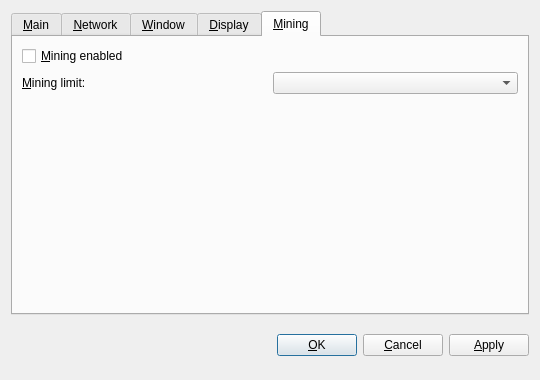
<?xml version="1.0" encoding="UTF-8"?>
<ui version="4.0">
 <class>OptionsDialog</class>
 <widget class="QDialog" name="OptionsDialog">
  <property name="geometry">
   <rect>
    <x>0</x>
    <y>0</y>
    <width>540</width>
    <height>380</height>
   </rect>
  </property>
  <property name="windowTitle">
   <string>Options</string>
  </property>
  <property name="modal">
   <bool>true</bool>
  </property>
  <layout class="QVBoxLayout" name="verticalLayout">
   <item>
    <widget class="QTabWidget" name="tabWidget">
     <property name="tabPosition">
      <enum>QTabWidget::North</enum>
     </property>
     <property name="currentIndex">
      <number>4</number>
     </property>
     <widget class="QWidget" name="tabMain">
      <attribute name="title">
       <string>&amp;Main</string>
      </attribute>
      <layout class="QVBoxLayout" name="verticalLayout_Main">
       <item>
        <widget class="QLabel" name="transactionFeeInfoLabel">
         <property name="text">
          <string>Optional transaction fee per kB that helps make sure your transactions are processed quickly. Most transactions are 1 kB.</string>
         </property>
         <property name="textFormat">
          <enum>Qt::PlainText</enum>
         </property>
         <property name="wordWrap">
          <bool>true</bool>
         </property>
        </widget>
       </item>
       <item>
        <layout class="QHBoxLayout" name="horizontalLayout_1_Main">
         <item>
          <widget class="QLabel" name="transactionFeeLabel">
           <property name="text">
            <string>Pay transaction &amp;fee</string>
           </property>
           <property name="textFormat">
            <enum>Qt::PlainText</enum>
           </property>
           <property name="buddy">
            <cstring>transactionFee</cstring>
           </property>
          </widget>
         </item>
         <item>
          <widget class="BitcoinAmountField" name="transactionFee"/>
         </item>
         <item>
          <spacer name="horizontalSpacer_1_Main">
           <property name="orientation">
            <enum>Qt::Horizontal</enum>
           </property>
           <property name="sizeHint" stdset="0">
            <size>
             <width>40</width>
             <height>20</height>
            </size>
           </property>
          </spacer>
         </item>
        </layout>
       </item>
       <item>
        <widget class="QCheckBox" name="bitcoinAtStartup">
         <property name="toolTip">
          <string>Automatically start Monetaryunit after logging in to the system.</string>
         </property>
         <property name="text">
          <string>&amp;Start Monetaryunit on system login</string>
         </property>
        </widget>
       </item>
       <item>
        <spacer name="verticalSpacer_Main">
         <property name="orientation">
          <enum>Qt::Vertical</enum>
         </property>
         <property name="sizeHint" stdset="0">
          <size>
           <width>20</width>
           <height>40</height>
          </size>
         </property>
        </spacer>
       </item>
       <item>
        <layout class="QHBoxLayout" name="horizontalLayout_2_Main">
         <item>
          <spacer name="horizontalSpacer_2_Main">
           <property name="orientation">
            <enum>Qt::Horizontal</enum>
           </property>
           <property name="sizeHint" stdset="0">
            <size>
             <width>40</width>
             <height>20</height>
            </size>
           </property>
          </spacer>
         </item>
         <item>
          <widget class="QPushButton" name="resetButton">
           <property name="toolTip">
            <string>Reset all client options to default.</string>
           </property>
           <property name="text">
            <string>&amp;Reset Options</string>
           </property>
           <property name="autoDefault">
            <bool>false</bool>
           </property>
          </widget>
         </item>
        </layout>
       </item>
      </layout>
     </widget>
     <widget class="QWidget" name="tabNetwork">
      <attribute name="title">
       <string>&amp;Network</string>
      </attribute>
      <layout class="QVBoxLayout" name="verticalLayout_Network">
       <item>
        <widget class="QCheckBox" name="mapPortUpnp">
         <property name="toolTip">
          <string>&lt;html&gt;&lt;head/&gt;&lt;body&gt;&lt;p&gt;Automatically open the Monetaryunit client port on the router. This only works when your router supports UPnP and it is enabled.&lt;/p&gt;&lt;/body&gt;&lt;/html&gt;</string>
         </property>
         <property name="text">
          <string>Map port using &amp;UPnP</string>
         </property>
        </widget>
       </item>
       <item>
        <widget class="QCheckBox" name="connectSocks">
         <property name="toolTip">
          <string>Connect to the Monetaryunit network through a SOCKS proxy (e.g. when connecting through Tor).</string>
         </property>
         <property name="text">
          <string>&amp;Connect through SOCKS proxy:</string>
         </property>
        </widget>
       </item>
       <item>
        <layout class="QHBoxLayout" name="horizontalLayout_Network">
         <item>
          <widget class="QLabel" name="proxyIpLabel">
           <property name="text">
            <string>Proxy &amp;IP:</string>
           </property>
           <property name="textFormat">
            <enum>Qt::PlainText</enum>
           </property>
           <property name="buddy">
            <cstring>proxyIp</cstring>
           </property>
          </widget>
         </item>
         <item>
          <widget class="QValidatedLineEdit" name="proxyIp" native="true">
           <property name="maximumSize">
            <size>
             <width>140</width>
             <height>16777215</height>
            </size>
           </property>
           <property name="toolTip">
            <string>IP address of the proxy (e.g. 127.0.0.1)</string>
           </property>
          </widget>
         </item>
         <item>
          <widget class="QLabel" name="proxyPortLabel">
           <property name="text">
            <string>&amp;Port:</string>
           </property>
           <property name="textFormat">
            <enum>Qt::PlainText</enum>
           </property>
           <property name="buddy">
            <cstring>proxyPort</cstring>
           </property>
          </widget>
         </item>
         <item>
          <widget class="QLineEdit" name="proxyPort">
           <property name="maximumSize">
            <size>
             <width>55</width>
             <height>16777215</height>
            </size>
           </property>
           <property name="toolTip">
            <string>Port of the proxy (e.g. 9050)</string>
           </property>
          </widget>
         </item>
         <item>
          <widget class="QLabel" name="socksVersionLabel">
           <property name="text">
            <string>SOCKS &amp;Version:</string>
           </property>
           <property name="textFormat">
            <enum>Qt::PlainText</enum>
           </property>
           <property name="buddy">
            <cstring>socksVersion</cstring>
           </property>
          </widget>
         </item>
         <item>
          <widget class="QValueComboBox" name="socksVersion">
           <property name="toolTip">
            <string>SOCKS version of the proxy (e.g. 5)</string>
           </property>
          </widget>
         </item>
         <item>
          <spacer name="horizontalSpacer_Network">
           <property name="orientation">
            <enum>Qt::Horizontal</enum>
           </property>
           <property name="sizeHint" stdset="0">
            <size>
             <width>40</width>
             <height>20</height>
            </size>
           </property>
          </spacer>
         </item>
        </layout>
       </item>
       <item>
        <spacer name="verticalSpacer_Network">
         <property name="orientation">
          <enum>Qt::Vertical</enum>
         </property>
         <property name="sizeHint" stdset="0">
          <size>
           <width>20</width>
           <height>40</height>
          </size>
         </property>
        </spacer>
       </item>
      </layout>
     </widget>
     <widget class="QWidget" name="tabWindow">
      <attribute name="title">
       <string>&amp;Window</string>
      </attribute>
      <layout class="QVBoxLayout" name="verticalLayout_Window">
       <item>
        <widget class="QCheckBox" name="minimizeToTray">
         <property name="toolTip">
          <string>Show only a tray icon after minimizing the window.</string>
         </property>
         <property name="text">
          <string>&amp;Minimize to the tray instead of the taskbar</string>
         </property>
        </widget>
       </item>
       <item>
        <widget class="QCheckBox" name="minimizeOnClose">
         <property name="toolTip">
          <string>Minimize instead of exit the application when the window is closed. When this option is enabled, the application will be closed only after selecting Quit in the menu.</string>
         </property>
         <property name="text">
          <string>M&amp;inimize on close</string>
         </property>
        </widget>
       </item>
       <item>
        <spacer name="verticalSpacer_Window">
         <property name="orientation">
          <enum>Qt::Vertical</enum>
         </property>
         <property name="sizeHint" stdset="0">
          <size>
           <width>20</width>
           <height>40</height>
          </size>
         </property>
        </spacer>
       </item>
      </layout>
     </widget>
     <widget class="QWidget" name="tabDisplay">
      <attribute name="title">
       <string>&amp;Display</string>
      </attribute>
      <layout class="QVBoxLayout" name="verticalLayout_Display">
       <item>
        <layout class="QHBoxLayout" name="horizontalLayout_1_Display">
         <item>
          <widget class="QLabel" name="langLabel">
           <property name="text">
            <string>User Interface &amp;language:</string>
           </property>
           <property name="textFormat">
            <enum>Qt::PlainText</enum>
           </property>
           <property name="buddy">
            <cstring>lang</cstring>
           </property>
          </widget>
         </item>
         <item>
          <widget class="QValueComboBox" name="lang">
           <property name="toolTip">
            <string>&lt;html&gt;&lt;head/&gt;&lt;body&gt;&lt;p&gt;The user interface language can be set here. This setting will take effect after restarting Monetaryunit.&lt;/p&gt;&lt;/body&gt;&lt;/html&gt;</string>
           </property>
          </widget>
         </item>
        </layout>
       </item>
       <item>
        <layout class="QHBoxLayout" name="horizontalLayout_2_Display">
         <item>
          <widget class="QLabel" name="unitLabel">
           <property name="text">
            <string>&amp;Unit to show amounts in:</string>
           </property>
           <property name="textFormat">
            <enum>Qt::PlainText</enum>
           </property>
           <property name="buddy">
            <cstring>unit</cstring>
           </property>
          </widget>
         </item>
         <item>
          <widget class="QValueComboBox" name="unit">
           <property name="toolTip">
            <string>Choose the default subdivision unit to show in the interface and when sending coins.</string>
           </property>
          </widget>
         </item>
        </layout>
       </item>
       <item>
        <widget class="QCheckBox" name="displayAddresses">
         <property name="toolTip">
          <string>&lt;html&gt;&lt;head/&gt;&lt;body&gt;&lt;p&gt;Whether to show Monetaryunit addresses in the transaction list or not.&lt;/p&gt;&lt;/body&gt;&lt;/html&gt;</string>
         </property>
         <property name="text">
          <string>&amp;Display addresses in transaction list</string>
         </property>
        </widget>
       </item>
       <item>
        <widget class="QCheckBox" name="coinControlFeatures">
         <property name="toolTip">
          <string>Whether to show coin control features or not.</string>
         </property>
         <property name="text">
          <string>Display coin &amp;control features (experts only!)</string>
         </property>
        </widget>
       </item>
       <item>
        <spacer name="verticalSpacer_Display">
         <property name="orientation">
          <enum>Qt::Vertical</enum>
         </property>
         <property name="sizeHint" stdset="0">
          <size>
           <width>20</width>
           <height>40</height>
          </size>
         </property>
        </spacer>
       </item>
      </layout>
     </widget>
     <widget class="QWidget" name="tabMining">
      <attribute name="title">
       <string>&amp;Mining</string>
      </attribute>
      <layout class="QVBoxLayout" name="verticalLayout_Mining">
       <item>
        <widget class="QCheckBox" name="checkboxMiningEnabled">
         <property name="toolTip">
          <string>&lt;html&gt;&lt;head/&gt;&lt;body&gt;&lt;p&gt;Whether to enabled Monetaryunit mining by default.&lt;/p&gt;&lt;/body&gt;&lt;/html&gt;</string>
         </property>
         <property name="text">
          <string>&amp;Mining enabled</string>
         </property>
        </widget>
       </item>
       <item>
        <layout class="QHBoxLayout" name="horizontalLayout_2_Mining">
         <item>
          <widget class="QLabel" name="labelMiningProcLimit">
           <property name="text">
            <string>&amp;Mining limit:</string>
           </property>
           <property name="textFormat">
            <enum>Qt::PlainText</enum>
           </property>
           <property name="buddy">
            <cstring>comboMiningProcLimit</cstring>
           </property>
          </widget>
         </item>
         <item>
          <widget class="QValueComboBox" name="comboMiningProcLimit">
           <property name="toolTip">
            <string>Choose the default mining intensity.</string>
           </property>
          </widget>
         </item>
        </layout>
       </item>
       <item>
        <spacer name="verticalSpacer_Mining">
         <property name="orientation">
          <enum>Qt::Vertical</enum>
         </property>
         <property name="sizeHint" stdset="0">
          <size>
           <width>20</width>
           <height>40</height>
          </size>
         </property>
        </spacer>
       </item>
      </layout>
     </widget>
    </widget>
   </item>
   <item>
    <layout class="QHBoxLayout" name="horizontalLayout_Buttons">
     <item>
      <spacer name="horizontalSpacer_1">
       <property name="orientation">
        <enum>Qt::Horizontal</enum>
       </property>
       <property name="sizeHint" stdset="0">
        <size>
         <width>40</width>
         <height>48</height>
        </size>
       </property>
      </spacer>
     </item>
     <item>
      <widget class="QLabel" name="statusLabel">
       <property name="font">
        <font>
         <weight>75</weight>
         <bold>true</bold>
        </font>
       </property>
       <property name="text">
        <string/>
       </property>
       <property name="textFormat">
        <enum>Qt::PlainText</enum>
       </property>
       <property name="wordWrap">
        <bool>true</bool>
       </property>
      </widget>
     </item>
     <item>
      <spacer name="horizontalSpacer_2">
       <property name="orientation">
        <enum>Qt::Horizontal</enum>
       </property>
       <property name="sizeHint" stdset="0">
        <size>
         <width>40</width>
         <height>48</height>
        </size>
       </property>
      </spacer>
     </item>
     <item>
      <widget class="QPushButton" name="okButton">
       <property name="text">
        <string>&amp;OK</string>
       </property>
      </widget>
     </item>
     <item>
      <widget class="QPushButton" name="cancelButton">
       <property name="text">
        <string>&amp;Cancel</string>
       </property>
       <property name="autoDefault">
        <bool>false</bool>
       </property>
      </widget>
     </item>
     <item>
      <widget class="QPushButton" name="applyButton">
       <property name="text">
        <string>&amp;Apply</string>
       </property>
       <property name="autoDefault">
        <bool>false</bool>
       </property>
      </widget>
     </item>
    </layout>
   </item>
  </layout>
 </widget>
 <customwidgets>
  <customwidget>
   <class>QValidatedLineEdit</class>
   <extends>QWidget</extends>
   <header>qvalidatedlineedit.h</header>
  </customwidget>
  <customwidget>
   <class>BitcoinAmountField</class>
   <extends>QSpinBox</extends>
   <header>bitcoinamountfield.h</header>
   <container>1</container>
  </customwidget>
  <customwidget>
   <class>QValueComboBox</class>
   <extends>QComboBox</extends>
   <header>qvaluecombobox.h</header>
  </customwidget>
 </customwidgets>
 <resources/>
 <connections/>
</ui>
